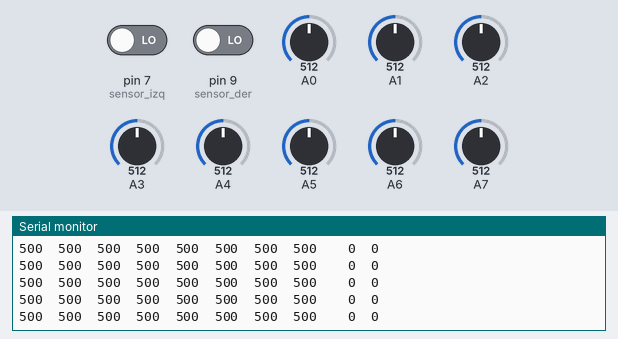
The sketch below on a simulated Arduino Nano, built with avr-gcc and run on an emulated ATmega328P. Parts: the last lines printed to the serial monitor. The test bench sets the inputs (shaded band); at power-on: A0 = 512, A1 = 512, A2 = 512, A3 = 512, A4 = 512, A5 = 512, pin 7 (sensor_izq) LOW, pin 9 (sensor_der) LOW, A6 = 512, A7 = 512.

Above: at 3.7 s.
3.8 s: A0 set to 716
At 3.88 s:
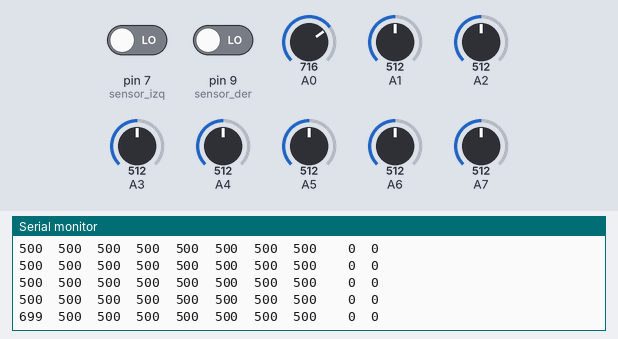
5.3 s: A1 set to 716
At 5.35 s:
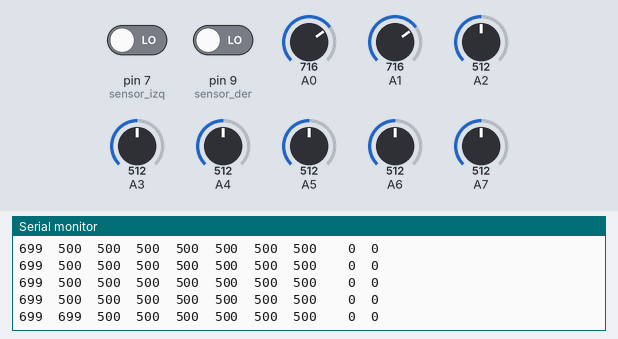
8.3 s: A2 set to 716
At 8.4 s:
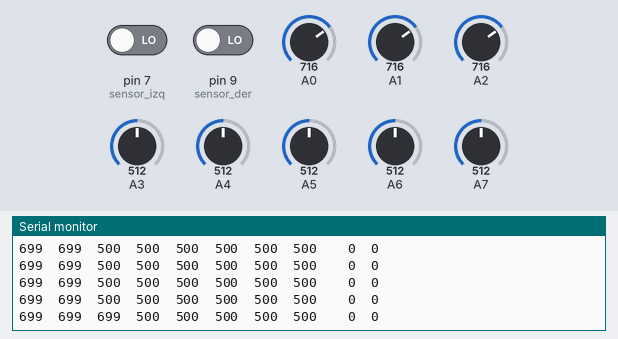
9.8 s: A3 set to 716
At 9.87 s:
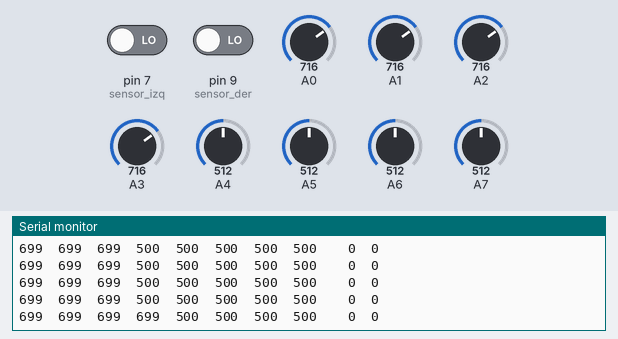
11.3 s: A4 set to 716
At 11.34 s:
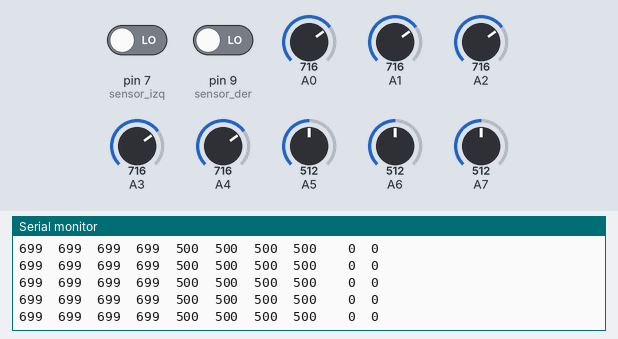
14.3 s: A5 set to 716
At 14.4 s:
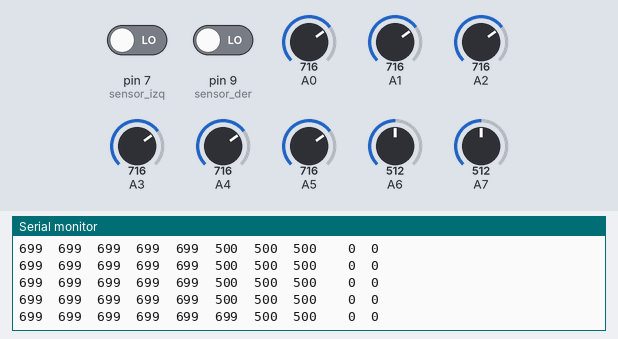

Measured:
- after the input at 3.8 s, the serial monitor: prints a new line after 0.07 s (image 1)
- after the input at 5.3 s, the serial monitor: prints a new line after 0.05 s (image 2)
- after the input at 8.3 s, the serial monitor: prints a new line after 0.10 s (image 3)
- after the input at 9.8 s, the serial monitor: prints a new line after 0.07 s (image 4)
- after the input at 14.3 s, the serial monitor: prints a new line after 0.09 s (image 6)

The sketch:

Test_sensors.ino
```cpp
#include <QTRSensors.h>
QTRSensors qtr;

int sensor_izq = 7, sensor_der = 9;
int pos, der, izq;

const uint8_t SensorCount = 8;
uint16_t sensorValues[SensorCount];

void setup() {
  // put your setup code here, to run once:
  Serial.begin(9600);

  // configure the sensors
  qtr.setTypeAnalog();
  qtr.setSensorPins((const uint8_t[]){A0, A1, A2, A3, A4, A5,A6, A7}, SensorCount);
  qtr.setEmitterPin(12);

  // Pines de sensores infrarojo laterales en D7 y D13
  pinMode(sensor_izq, INPUT);
  pinMode(sensor_der, INPUT);

  Serial.println("Calibrando...");
  for (uint16_t i   = 0; i < 100; i++){
    qtr.calibrate();
    }

  Serial.print('\n');
}


void loop() {
  // put your main code here, to run repeatedly:
  pos = qtr.readLineWhite(sensorValues);
  der = digitalRead(sensor_der);
  izq = digitalRead(sensor_izq);

  // Printeamos
  for (uint8_t i = 0; i < SensorCount; i++){
    Serial.print(sensorValues[i]);
    Serial.print('\t');
  }
  Serial.print("\t");
  Serial.print(izq);
  Serial.print('\t');
  Serial.print(der);
  Serial.print('\n');
  delay(100);
}
```
